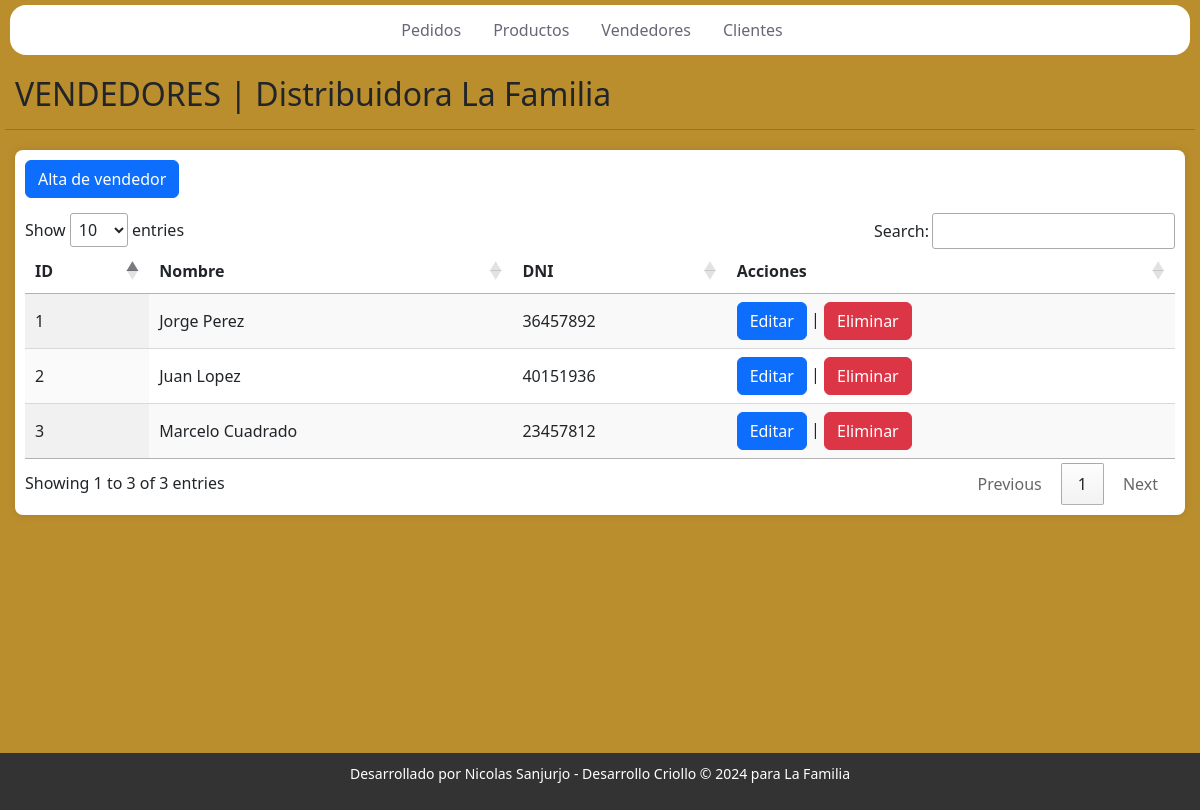
/gestion/vendedores/, run on the app's committed database.
### gestion/models.py (models this page shows, shortened)
class Vendedor(models.Model):
    nombre=models.CharField(max_length=30)
    dni=models.IntegerField(unique=True, default=99999999)

### gestion/views.py (the view)
# urls.py: path('vendedores/', VendedorListView.as_view(), name='Vendedores'),
class VendedorListView(ListView):
    model = Vendedor
    template_name = 'gestion/vend.html'
    context_object_name = 'vendedores'

### templates/gestion/vend.html (shortened to what this page needs)
{% extends "gestion/index.html" %}
{% load static %}
{% block content %}
<h2>VENDEDORES | Distribuidora La Familia</h2>
<HR></HR>
<div id="contenedor">
    <a class="btn btn-primary alta" href="{% url 'Vend-Add' %}" role="button">Alta de vendedor</a>
    <table id="myTable" class="display">
        <thead>
        <tr>
            <th>ID</th>
            <th>Nombre</th>
            <th>DNI</th>
            <th>Acciones</th>
        </tr>
        </thead>
        <tbody>
            {% for vendedor in vendedores %}
            <tr>
                <td>{{ vendedor.pk }}</td>
                <td>{{ vendedor.nombre }}</td>
                <td>{{ vendedor.dni }}</td>
                <td>
                    <a class="btn btn-primary" href="{% url 'Vend-Edit' vendedor.pk %}">Editar</a>
                    |
                    <a class="btn btn-danger" href="{% url 'Vend-Delete' vendedor.pk %}">Eliminar</a>
                </td>
            </tr>
            {% endfor %}
        </tbody>
    </table>
</div>
{% endblock %}

### static/css/index.css (style rules this page uses)
body { position: relative; background-color: #bb8e2d ; margin: 5px; min-height: 100vh; }
h2 { margin-left: 10px; margin-top: 20px; }
.alta { margin-bottom: 15px; }
#contenedor { margin-top: 20px; margin-left: 10px; margin-right: 10px; background-color: #fff; border-radius: 8px; box-shadow: 0px 0px 10px rgba(0, 0, 0, 0.1); overflow-x: auto; padding: 10px; margin-bottom: 80px; }
#myTable { width: 100%; max-width: 100%; table-layout: auto; }
#myTable th, #myTable td { white-space: nowrap; overflow: hidden; text-overflow: ellipsis; }

### data on the page
Vendedor: pk "1", nombre "Jorge Perez", dni "36457892"
Vendedor: pk "2", nombre "Juan Lopez", dni "40151936"
Vendedor: pk "3", nombre "Marcelo Cuadrado", dni "23457812"
